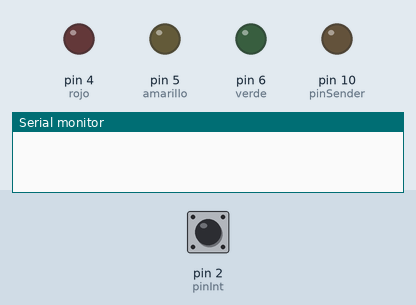
Recording of a sketch running on a simulated Arduino Uno, built with avr-gcc and run on an emulated ATmega328P. Parts: output pins drawn as LEDs (lit = HIGH), the last lines printed to the serial monitor. The test bench sets the inputs (shaded band); at power-on: pin 2 (pinInt) LOW.

Above: at 1.2 s.
1.3 s: pin 2 (pinInt) driven HIGH
At 1.7 s:
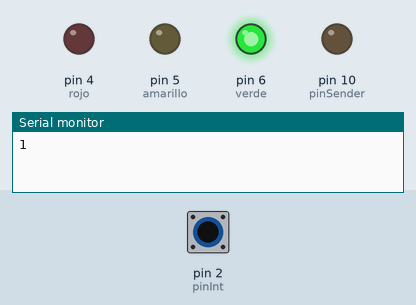
2.8 s: pin 2 (pinInt) pulsed LOW 2 times (0.12 s each, 0.3 s apart)
At 3.9 s:
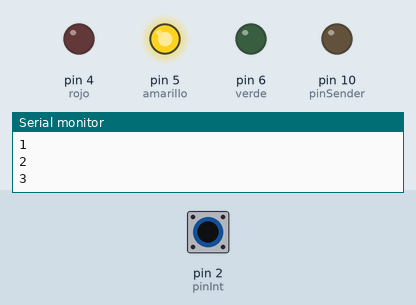
4.9 s: pin 2 (pinInt) pulsed LOW 5 times (0.12 s each, 0.3 s apart)
At 6.9 s:
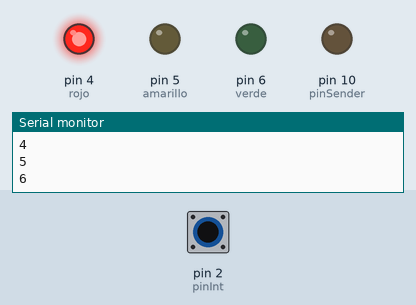
Timing chart, 0 to 8.4 s (numbered marks = the images above; inputs shaded):
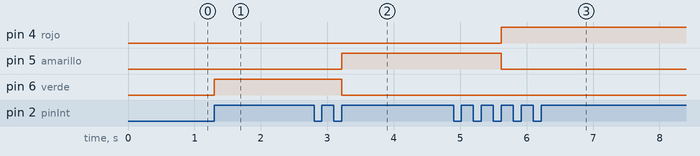

The sketch:

tp3_3.ino
```cpp
#define pinSender 10
#define pinInt 2

#define verde 6
#define amarillo 5
#define rojo 4

volatile int state = LOW;
volatile bool control = true;
volatile int cont = 0;

void setup() {
  Serial.begin(9600);
  pinMode(pinSender, OUTPUT);
  pinMode(pinInt, INPUT);
  pinMode(verde, OUTPUT);
  pinMode(amarillo, OUTPUT);
  pinMode(rojo, OUTPUT);

  //RISING ----- LOW A HIGH
  //FALLING ---- HIGH A LOW
  attachInterrupt(digitalPinToInterrupt(pinInt),blink,RISING);
}

void loop() {
  activar();
}

void blink() {
  if(control){
    //Serial.println("Se activo interrupcion");
    cont = cont+1;
    Serial.println(cont);
    control = false;
    if(cont>0 && cont<3){
      digitalWrite(verde, HIGH);
      digitalWrite(amarillo, LOW);
      digitalWrite(rojo, LOW);
    }
    else{
      if(cont<5){
      digitalWrite(verde, LOW);
      digitalWrite(amarillo, HIGH);
      digitalWrite(rojo, LOW);
    }
    else{
      if(cont<7){
      digitalWrite(verde, LOW);
      digitalWrite(amarillo, LOW);
      digitalWrite(rojo, HIGH);
    }
    else{
      cont = 0;
      digitalWrite(verde, LOW);
      digitalWrite(amarillo, LOW);
      digitalWrite(rojo, LOW);
    }
  }
}
}
}

void activar(){
  interrupts();
  delay(500);
  noInterrupts();
  control = true;
}
```

Measured:
- after the input at 1.3 s, pin 6 (verde): LOW → HIGH at once
- after the input at 2.8 s, pin 5 (amarillo): LOW → HIGH after 0.42 s; pin 6 (verde): HIGH → LOW after 0.42 s
- after the input at 4.9 s, pin 4 (rojo): LOW → HIGH after 0.72 s; pin 5 (amarillo): HIGH → LOW after 0.72 s
